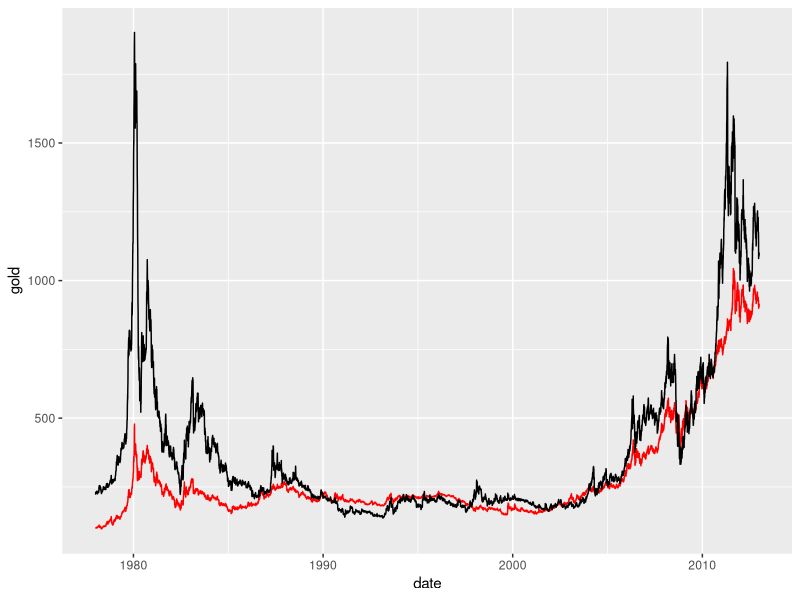
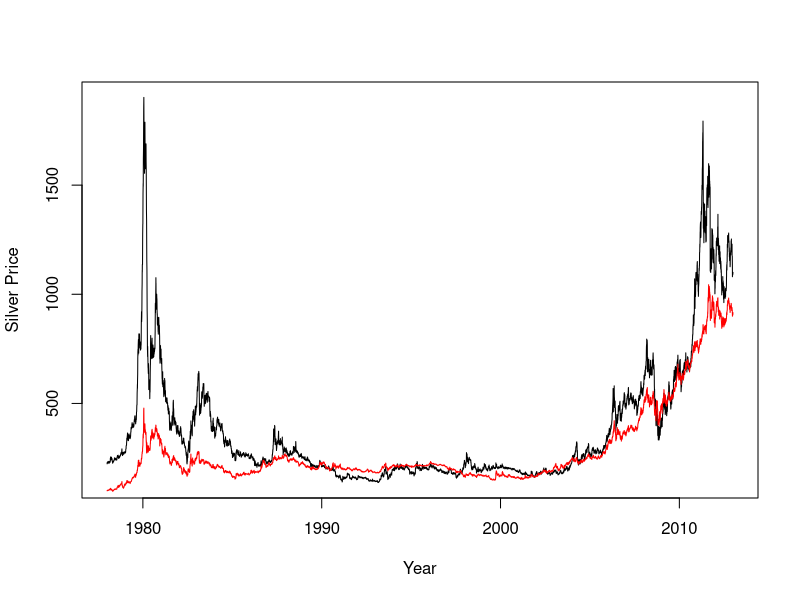
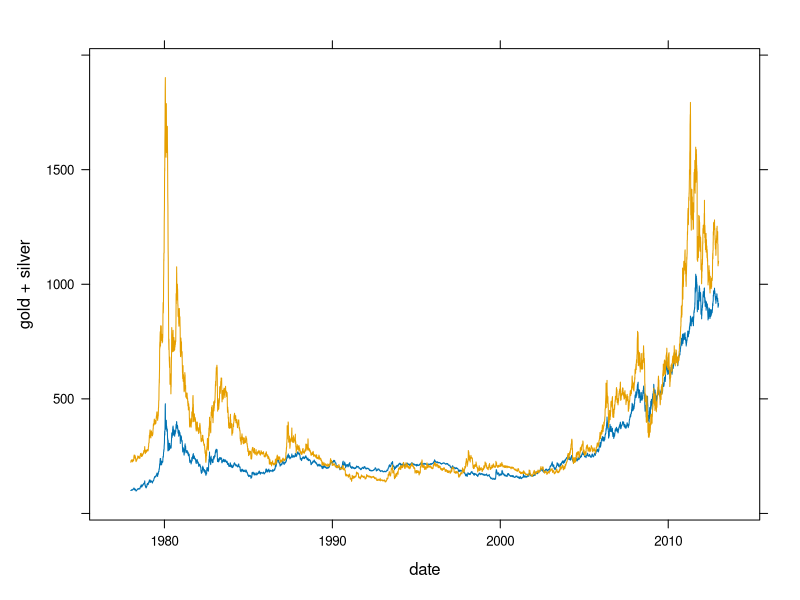

R code for these plots, in order:
library(ggplot2)
library(tidyverse)
library(reshape2)
library(lattice)

# Data wrangling -------------
df1 <- read.csv("GoldSilver.csv")
df1$X <- as.Date(df1$X)
df1$date <- df1$X
df1 <- df1[,-1]

# Ggplot2 --------------------
ggplot(df1, aes(x=date)) +
  geom_line(color="red",aes(y=gold)) +
  geom_line(aes(y=silver))

## Base Plot -----------------
plot(x=df1$date, y=df1$silver, type = "l", xlab = "Year", ylab = "Silver Price")+
lines(x=df1$date, y=df1$gold, type = "l", xlab = "Year", ylab = "Gold Price", col="red")

## Lattice -------------------
xyplot(gold+silver~date, data = df1, type="l")

## Analysis/Conclusion -------

  # All graphs feature gold and silver prices 1977-2012.
  # Ggplot is best for displaying complicated data due to its wide range of options and features.
  # Lattice is best for quick and medium simple graphs.
  # Base R plot is best for very simple and quick visualizations for understanding data.



